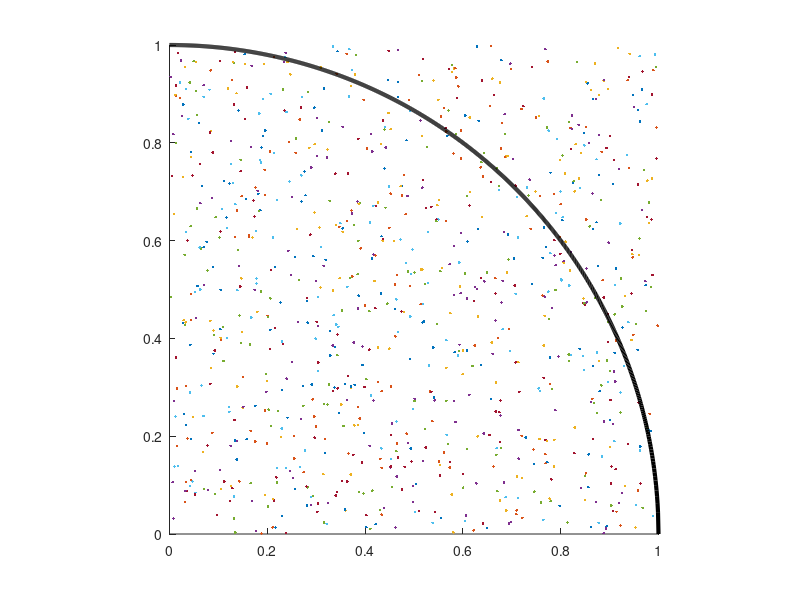

The MATLAB script that drew this image: (Note: a time limit stopped this script after it produced the figure.)
figure
hold on
axis equal
axis([0 1 0 1]);
in_circule = 0;
max_iteration = 100000;
pi_estimation = zeros(1, max_iteration);
i = 1;
while true
    if i > max_iteration
        break
    end
    x = [rand(1), rand(1)];
    plot(x(1), x(2), '.')
    if sqrt(sum(x.^2)) < 1
        in_circule = in_circule + 1;
    end
    if i == 1000
        plot(linspace(0, 1, 1000), sqrt(1-(linspace(0, 1, 1000)).^2), 'k',...
    'LineWidth',3)
        print('../../Figure/Bonus/mont_1000', '-depsc');
    end
    if i == 10000
        print('../../Figure/Bonus/mont_10000', '-depsc');
    end
    pi_estimation(i) = in_circule * 4 / i;
    if i > 1000
        if abs(pi_estimation(i) - pi_estimation(i-1)) < 0.00001
            break;
        end
    end
    i = i + 1;
end

pi_mont_final = in_circule * 4 / i;
